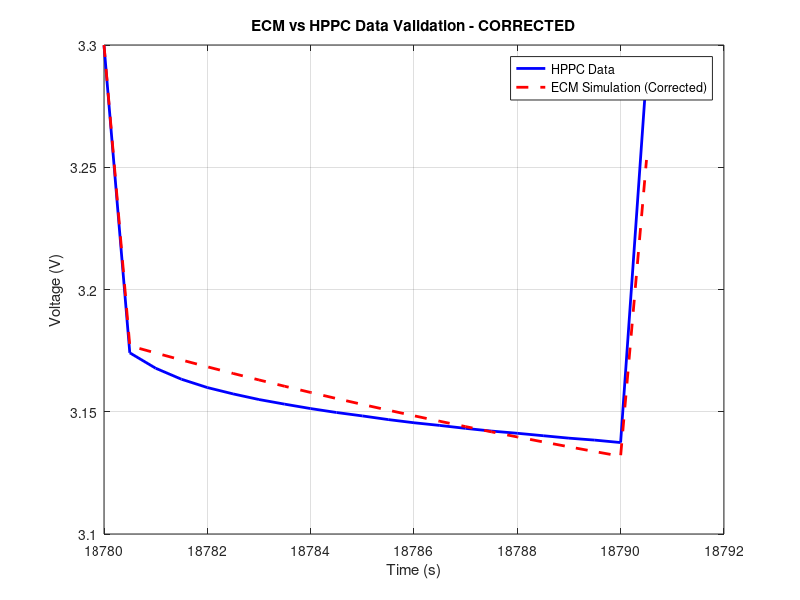

Write MATLAB code to recreate this figure.
% ECM parameters (from EKF) - ORIGINAL REGION 5
R0 = 0.0012;  % 0.1 mΩ
R1 = 0.0010; % 6.21 mΩ  
R2 = 0.0004; % 2.85 mΩ
C1 = 30410.7;    % 9.9 kF
C2 = 35707;   % 14.6 kF
OCV = 3.3; % Initial OCV

% Time, Current, and Voltage data
t_data = [18780, 18780.5, 18781, 18781.5, 18782, 18782.5, 18783, 18783.5, ...
        18784, 18784.5, 18785, 18785.5, 18786, 18786.5, 18787, 18787.5, ...
        18788, 18788.5, 18789, 18789.5, 18790, 18790.5]; % Time (s)
    
I_data = [0, -100.0122, -100.0122, -100.0122, -100.0122, -100.0122, ...
           -100.0122, -100.0122, -100.0122, -100.0156, -100.0122, ...
           -100.0122, -100.0122, -100.0122, -100.0156, -100.0122, ...
           -100.0122, -100.0122, -100.0122, -100.0156, -100.0122, 0]; % Current (A)
      
V_data = [3.2998, 3.1741, 3.1678, 3.1633, 3.1599, 3.1573, 3.155, ...
              3.1531, 3.1513, 3.1497, 3.1483, 3.1468, 3.1455, 3.1444, ...
              3.1432, 3.1421, 3.1412, 3.1402, 3.1392, 3.1384, 3.1374, 3.2882]; % Voltage (V)
% Initialize simulation
n_points = length(t_data);
t_sim = t_data - t_data(1); % Normalize time to start at 0

% Initialize state variables for RC circuits
V1 = 0; % Voltage across C1
V2 = 0; % Voltage across C2
V_sim = zeros(1, n_points);

% Simulate ECM response with time-varying current
for i = 1:n_points
    if i == 1
        % Initial condition
        V_sim(i) = OCV;
        V1 = 0;
        V2 = 0;
    else
        % Time step
        dt_actual = t_data(i) - t_data(i-1);
        I_current = I_data(i);
        
        % Update RC circuit voltages using exponential decay
        % CORRECTED: Remove abs() from RC equations
        exp_factor1 = exp(-dt_actual/(R1*C1));
        exp_factor2 = exp(-dt_actual/(R2*C2));
        
        V1 = V1 * exp_factor1 - I_current * R1 * (1 - exp_factor1);
        V2 = V2 * exp_factor2 - I_current * R2 * (1 - exp_factor2);
        
        % Calculate terminal voltage
        % CORRECTED: Remove abs() from R0 term
        V_sim(i) = OCV + I_current * R0 - V1 - V2;
    end
end

% Plot comparison
figure;
plot(t_data, V_data, 'b-', 'LineWidth', 2, 'DisplayName', 'HPPC Data');
hold on;
plot(t_data, V_sim, 'r--', 'LineWidth', 2, 'DisplayName', 'ECM Simulation (Corrected)');
xlabel('Time (s)');
ylabel('Voltage (V)');
legend;
title('ECM vs HPPC Data Validation - CORRECTED');
grid on;

% Calculate and display error metrics
rmse = sqrt(mean((V_data - V_sim).^2));
mae = mean(abs(V_data - V_sim));
max_error = max(abs(V_data - V_sim));

fprintf('Corrected Model Validation Metrics:\n');
fprintf('RMSE: %.6f V (%.2f mV)\n', rmse, rmse*1000);
fprintf('MAE: %.6f V (%.2f mV)\n', mae, mae*1000);
fprintf('Max Error: %.6f V (%.2f mV)\n', max_error, max_error*1000);
